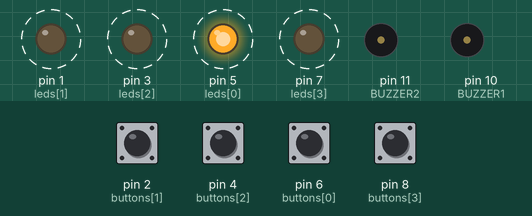
Recording of a sketch running on a simulated Arduino Uno, built with avr-gcc and run on an emulated ATmega328P. Parts: output pins drawn as LEDs (lit = HIGH), buzzer (waves = sounding, pin HIGH). Dashed ring = blinking. Inputs (shaded band) come from the test bench; at power-on: pin 2 (buttons[1]), pin 4 (buttons[2]), pin 6 (buttons[0]), pin 8 (buttons[3]) HIGH. Random numbers use the default seed unless the sketch sets one.

Above: at 1.25 s.
1.3 s: pin 2 (buttons[1]) pulled LOW for 0.15 s
At 1.6 s:
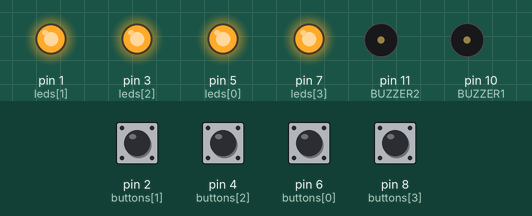
At 3.3 s:
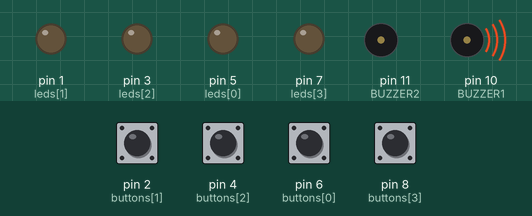
4.3 s: pin 4 (buttons[2]) pulled LOW for 0.15 s
7.3 s: pin 6 (buttons[0]) pulled LOW for 0.15 s
At 8.73 s:
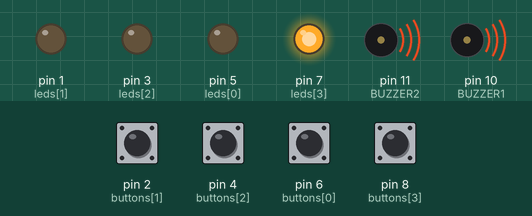
10.3 s: pin 2 (buttons[1]) pulled LOW for 1 s
13.3 s: pin 4 (buttons[2]) pulled LOW for 1 s
At 15.8 s:
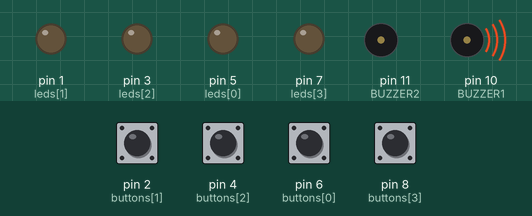
16.3 s: pin 6 (buttons[0]) pulled LOW for 1 s
Timing chart, 0 to 20.3 s (numbered marks = the images above; inputs shaded):
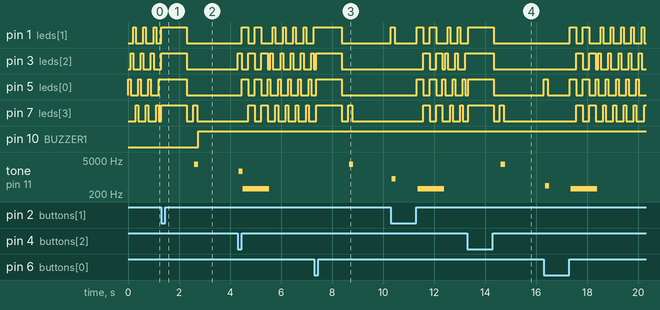

The sketch:

jogo_da_memoria1.ino
```cpp
#define NOTE_B0 31

#define NOTE_C1 33

#define NOTE_CS1 35

#define NOTE_D1 37

#define NOTE_DS1 39

#define NOTE_E1 41

#define NOTE_F1 44

#define NOTE_FS1 46

#define NOTE_G1 49

#define NOTE_GS1 52

#define NOTE_A1 55

#define NOTE_AS1 58

#define NOTE_B1 62

#define NOTE_C2 65

#define NOTE_CS2 69

#define NOTE_D2 73

#define NOTE_DS2 78

#define NOTE_E2 82

#define NOTE_F2 87

#define NOTE_FS2 93

#define NOTE_G2 98

#define NOTE_GS2 104

#define NOTE_A2 110

#define NOTE_AS2 117

#define NOTE_B2 123

#define NOTE_C3 131

#define NOTE_CS3 139

#define NOTE_D3 147

#define NOTE_DS3 156

#define NOTE_E3 165

#define NOTE_F3 175

#define NOTE_FS3 185

#define NOTE_G3 196

#define NOTE_GS3 208

#define NOTE_A3 220

#define NOTE_AS3 233

#define NOTE_B3 247

#define NOTE_C4 262

#define NOTE_CS4 277

#define NOTE_D4 294

#define NOTE_DS4 311

#define NOTE_E4 330

#define NOTE_F4 349

#define NOTE_FS4 370

#define NOTE_G4 392

#define NOTE_GS4 415

#define NOTE_A4 440

#define NOTE_AS4 466

#define NOTE_B4 494

#define NOTE_C5 523

#define NOTE_CS5 554

#define NOTE_D5 587

#define NOTE_DS5 622

#define NOTE_E5 659

#define NOTE_F5 698

#define NOTE_FS5 740

#define NOTE_G5 784

#define NOTE_GS5 831

#define NOTE_A5 880

#define NOTE_AS5 932

#define NOTE_B5 988

#define NOTE_C6 1047

#define NOTE_CS6 1109

#define NOTE_D6 1175

#define NOTE_DS6 1245

#define NOTE_E6 1319

#define NOTE_F6 1397

#define NOTE_FS6 1480

#define NOTE_G6 1568

#define NOTE_GS6 1661

#define NOTE_A6 1760

#define NOTE_AS6 1865

#define NOTE_B6 1976

#define NOTE_C7 2093

#define NOTE_CS7 2217

#define NOTE_D7 2349

#define NOTE_DS7 2489

#define NOTE_E7 2637

#define NOTE_F7 2794

#define NOTE_FS7 2960

#define NOTE_G7 3136

#define NOTE_GS7 3322

#define NOTE_A7 3520

#define NOTE_AS7 3729

#define NOTE_B7 3951

#define NOTE_C8 4186

#define NOTE_CS8 4435

#define NOTE_D8 4699

#define NOTE_DS8 4978


// Definições de Cores
#define CHOICE_OFF 0
#define CHOICE_NONE 0
#define CHOICE_RED (1 << 0)
#define CHOICE_GREEN (1 << 1)
#define CHOICE_BLUE (1 << 2)
#define CHOICE_YELLOW (1 << 3)

// Definições de LEDs e Botões
const int leds[] = {5, 1, 3, 7}; // RED, GREEN, BLUE, YELLOW
const int buttons[] = {6, 2, 4, 8}; // RED, GREEN, BLUE, YELLOW

// Definições de Buzzer
#define BUZZER1 10
#define BUZZER2 11

// Parâmetros do jogo
#define ROUNDS_TO_WIN 3
#define ENTRY_TIME_LIMIT 3000
#define MODE_MEMORY 0

// Variáveis de estado do jogo
byte gameMode = MODE_MEMORY;
byte gameBoard[32];
byte gameRound = 0;

void setup() {
  for (int i = 0; i < 4; i++) {

    pinMode(buttons[i], INPUT_PULLUP);

    pinMode(leds[i], OUTPUT);
  }

  pinMode(BUZZER1, OUTPUT);

  pinMode(BUZZER2, OUTPUT);

  gameMode = MODE_MEMORY;
}

void loop() {

  attractMode();

  setLEDs(CHOICE_RED | CHOICE_GREEN | CHOICE_BLUE | CHOICE_YELLOW);

  delay(1000);

  setLEDs(CHOICE_OFF);

  delay(250);

  if (gameMode == MODE_MEMORY) {
    if (play_memory())
      play_winner();
    else
      play_loser();
  }
}

boolean play_memory() {
  randomSeed(millis());
  gameRound = 0;

  while (gameRound < ROUNDS_TO_WIN) {
    add_to_moves();
    playMoves();

    for (byte currentMove = 0 ; currentMove < gameRound ; currentMove++) {
      byte choice = wait_for_button();
      if (choice == CHOICE_NONE || choice != gameBoard[currentMove]) return false;
    }
    delay(1000);
  }
  return true;
}

void add_to_moves() {
  byte newButton = random(0, 4);
  gameBoard[gameRound++] = (1 << newButton);
}

void playMoves() {
  for (byte currentMove = 0; currentMove < gameRound; currentMove++) {
    byte ledToLight = gameBoard[currentMove];
    toner(ledToLight, 150);
    delay(150);
    setLEDs(CHOICE_OFF);
    delay(150);
  }
}

void setLEDs(byte ledMask) {
  for (int i = 0; i < 4; i++) {
    digitalWrite(leds[i], (ledMask & (1 << i)) ? HIGH : LOW);
  }
}

byte wait_for_button() {
  long startTime = millis();

  while ((millis() - startTime) < ENTRY_TIME_LIMIT) {
    byte button = checkButton();
    if (button != CHOICE_NONE) {
      toner(button, 150);
      while (checkButton() != CHOICE_NONE);
      delay(10);
      return button;
    }
  }
  return CHOICE_NONE;
}

byte checkButton() {
  for (int i = 0; i < 4; i++) {
    if (digitalRead(buttons[i]) == LOW) return (1 << i);
  }
  return CHOICE_NONE;
}

void toner(byte which, int buzz_length_ms) {
  setLEDs(which);
  buzz_sound(buzz_length_ms, 1136 / (which ? which : 1));
  setLEDs(CHOICE_OFF);
}

void buzz_sound(int buzz_length_ms, int buzz_delay_us) {
  long buzz_length_us = buzz_length_ms * 1000L;
  while (buzz_length_us > (buzz_delay_us * 2)) {
    buzz_length_us -= buzz_delay_us * 2;
    digitalWrite(BUZZER1, LOW);
    digitalWrite(BUZZER2, HIGH);
    delayMicroseconds(buzz_delay_us);
    digitalWrite(BUZZER1, HIGH);
    digitalWrite(BUZZER2, LOW);
    delayMicroseconds(buzz_delay_us);
  }
}

void play_winner() {
  for (int i = 0; i < 4; i++) {
    setLEDs(i % 2 == 0 ? CHOICE_GREEN | CHOICE_BLUE : CHOICE_RED | CHOICE_YELLOW);
    play_bluebird_chorus();
  }
}

void play_victory_melody() {
  int victoryMelody[] = {NOTE_C5, NOTE_E5, NOTE_G5, NOTE_C6, NOTE_G5, NOTE_E5, NOTE_C5, NOTE_G5, NOTE_C6};
  int noteDurations[] = {4, 4, 4, 4, 4, 4, 4, 4, 2};

  for (int i = 0; i < sizeof(victoryMelody) / sizeof(victoryMelody[0]); i++) {
    int noteDuration = 1000 / noteDurations[i];
    tone(BUZZER2, victoryMelody[i], noteDuration);
    delay(noteDuration + 50);
    noTone(BUZZER2);
  }
}

void play_bluebird_chorus() {
  int melody[] = {NOTE_A4, NOTE_B4, NOTE_C5, NOTE_D5, NOTE_E5, NOTE_G5};
  int noteDurations[] = {4, 4, 4, 4, 4, 2}; // Duração das notas (baseado na fração da batida)

  for (int i = 0; i < sizeof(melody) / sizeof(melody[0]); i++) {
    int noteDuration = 1000 / noteDurations[i];
    tone(BUZZER2, melody[i], noteDuration);
    delay(noteDuration + 50);
    noTone(BUZZER2);
  }
}

void play_loser() {
  for (int i = 0; i < 4; i++) {
    setLEDs(i % 2 == 0 ? CHOICE_RED | CHOICE_GREEN : CHOICE_BLUE | CHOICE_YELLOW);
    buzz_sound(255, 1500);
  }
}

void attractMode() {
  byte colors[] = {CHOICE_RED, CHOICE_BLUE, CHOICE_GREEN, CHOICE_YELLOW};

  while (true) {
    for (int i = 0; i < 4; i++) {
      setLEDs(colors[i]);
      delay(100);
      if (checkButton() != CHOICE_NONE) return;
    }
  }
}
```

Measured:
- after the input at 1.3 s, pin 10 (BUZZER1): LOW → HIGH after 1.5 s; tone on pin 11 (BUZZER2): silent → 3319 Hz after 1.3 s, → silent 0.16 s later
- after the input at 7.3 s, tone on pin 11 (BUZZER2): silent → 3319 Hz after 1.4 s, → silent 0.16 s later
- after the input at 13.3 s, tone on pin 11 (BUZZER2): silent → 3319 Hz after 1.3 s, → silent 0.16 s later
